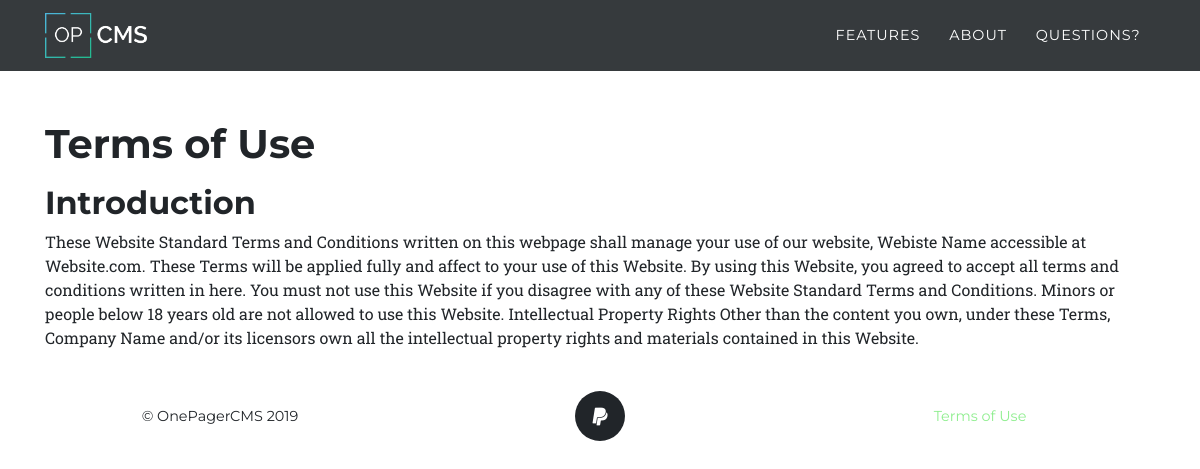
Page /pages/additionalpage.php?id=0 on the committed database.
### tables this page shows
CREATE TABLE settings
(
    id int PRIMARY KEY,
    setting VARCHAR(255),
    value TEXT
);

CREATE TABLE additionalPages
(
    id int PRIMARY KEY,
    title VARCHAR(40),
    content TEXT,
    showInFooter boolean
);

CREATE TABLE footer
(
    fid int PRIMARY KEY,
    custom TEXT,
    facebook_page VARCHAR(50),
    twitter_page VARCHAR(50),
    linkedin_page VARCHAR(50),
    custom_page varchar(100),
    copyright boolean
, custom_icon VARCHAR(30) NULL);

### database/connect.php (called while the page is built, shortened)
<?php
$datenbank = "../database/SQLiteDatabase.db";
?>

### database/SQLSettingActions.php (called while the page is built, shortened)
<?php
class SQLSettingActions
{
    public function getSettingValue($setting)
    {
        include '../database/connect.php';
        try {
            $select = $db->prepare('SELECT value FROM settings WHERE setting = :setting;');
            $select->bindValue(':setting', $setting);
            $select->execute();
            $value = $select->fetch();
            return $value[0];
        } catch (Exception $exception) {
            echo 'Something went wrong: ' . $exception->getMessage();
        }
    }
}

### database/SQLAdditionalPagesActions.php (called while the page is built, shortened)
<?php
class SQLAdditionalPagesActions
{
    public function getAllFooterPages()
    {
        include '../database/connect.php';
        try {
            $pages = $db->prepare('select * from additionalPages where showInFooter=:showInFooter ORDER BY title');
            $pages->bindValue(':showInFooter', 'on');
            $pages->execute();
            $all = $pages->fetchAll();
            return $all;
        } catch (Exception $exception) {
            echo 'Something went wrong: ' . $exception->getMessage();
        }
    }
    public function getPagesEntry($var, $id)
    {
        include '../database/connect.php';
        try {
            $selval = $db->prepare("SELECT $var FROM additionalPages WHERE id =:id;");
            $selval->bindValue(':id', $id);
            $selval->execute();
            $val = $selval->fetch();
            return $val[$var];
        } catch (Exception $exception) {
            echo 'Something went wrong: ' . $exception->getMessage();
        }
    }
}

### pages/additionalpage.php (the view, shortened to what this page needs)
<!DOCTYPE html>
<html lang="de">
<?php
include_once '../database/SQLAdditionalPagesActions.php';
include_once '../database/SQLSectionActions.php';
include_once '../database/SQLFooterActions.php';
$pagesActions = new SQLAdditionalPagesActions();
$sectionactions = new SQLSectionActions();
$footeractions = new SQLFooterActions();
$id = $_GET['id'] ?? null;
if ($id != null) {
    $title = $pagesActions->getPagesEntry('title', $id);
    $content = $pagesActions->getPagesEntry('content', $id);
}
require_once "inc/head.php";
?>
<body id="page-top">
<?php $sectionactions->showNavigation() ?>
<div class="container" style="margin-top:120px">
    <h1><?php echo $title ?></h1>
    <p>
        <?php echo $content ?>
    </p>
</div>
<?php $footeractions->showFooter() ?>
</body>
</html>

### database/SQLSectionActions.php (shortened to what this page needs)
<?php
include "../database/Contact.php";
include "../database/SQLSettingActions.php";
class SQLSectionActions implements ISectionActions
{
    public function getAllSections()
    {
        $secation_array = array();
        include '../database/connect.php';
        $prepare = $db->prepare('select * from sections order by position');
        $prepare->execute();
        $r = $prepare->fetchAll();
        foreach ($r as $iValue) {
            if ($iValue[1] === 'standard') {
                $selection = $this->getEntryFromStandardTable($iValue[2]);
                $superid = $this->getSuperIDForStandardEntry($selection[0]['specialid']);
                $standard = new Standard($selection[0][0], $iValue[3], $selection[0][2], $selection[0][3], $selection[0][4], $selection[0][5], $selection[0][6], $superid[0][0], $selection[0]['background']);
                $secation_array[] = $standard;
            }
            if ($iValue[1] === 'icons') {
                $selection = $this->getEntryFromIconsTable($iValue[2]);
                $iconArray = array(
                    $selection[0][6],
                    $selection[0][7],
                    $selection[0][8],
                    $selection[0][9],
                    $selection[0][10],
                    $selection[0][11],
                    $selection[0][12],
                    $selection[0][13],
                );
                $iconHeadlineArray = array(
                    $selection[0][14],
                    $selection[0][15],
                    $selection[0][16],
                    $selection[0][17],
                    $selection[0][18],
                    $selection[0][19],
                    $selection[0][20],
                    $selection[0][21],
                );
                $iconTextArray = array(
                    $selection[0][22],
                    $selection[0][23],
                    $selection[0][24],
                    $selection[0][25],
                    $selection[0][26],
                    $selection[0][27],
                    $selection[0][28],
                    $selection[0][29],
                );
                $superid = $this->getSuperIDForIconsEntry($selection[0]['specialid']);
                $icons = new Icons($selection[0][0], $iValue[3], $selection[0][2], $selection[0][3], $selection[0][4], $selection[0][5], $iconArray, $iconHeadlineArray, $iconTextArray, $superid[0]['id'], $selection[0]['background']);
                $secation_array[] = $icons;
            }
            if ($iValue[1] === 'contact') {
                $prepstandard = $db->prepare('select * from contact where specialid=:specialid');
                $prepstandard->bindValue(':specialid', $iValue[2]);
                $prepstandard->execute();
                $selection = $prepstandard->fetchAll();
                $superid = $this->getSuperIDForContactEntry($selection[0]['specialid']);
                $contact = new Contact($selection[0][0], $iValue[3], $selection[0][2], $selection[0][3], $selection[0][4], $selection[0][5], $selection[0][6], $selection[0][7], $selection[0][8], $selection[0][9], $selection[0][10], $superid[0]['id'], $selection[0]['background'], $selection[0]['receiverMail']);
                $secation_array[] = $contact;
            }
        }
        return $secation_array;
    }
    private function getEntryFromStandardTable($sid)
    {
        include '../database/connect.php';
        $prepstandard = $db->prepare('select * from standard where specialid=:specialid');
        $prepstandard->bindValue(':specialid', $sid);
        $prepstandard->execute();
        $selection = $prepstandard->fetchAll();
        return $selection;
    }
    private function getSuperIDForStandardEntry($sid)
    {
        include '../database/connect.php';
        $prepstandard = $db->prepare('select id from sections where specialid=:specialid AND type=:type');
        $prepstandard->bindValue(':specialid', $sid);
        $prepstandard->bindValue(':type', 'standard');
        $prepstandard->execute();
        $selection = $prepstandard->fetchAll();
        return $selection;
    }
    private function getSuperIDForIconsEntry($sid)
    {
        include '../database/connect.php';
        $prepstandard = $db->prepare('select id from sections where specialid=:specialid AND type=:type');
        $prepstandard->bindValue(':specialid', $sid);
        $prepstandard->bindValue(':type', 'icons');
        $prepstandard->execute();
        $selection = $prepstandard->fetchAll();
        return $selection;
    }
    private function getSuperIDForContactEntry($sid)
    {
        include '../database/connect.php';
        $prepstandard = $db->prepare('select id from sections where specialid=:specialid AND type=:type');
        $prepstandard->bindValue(':specialid', $sid);
        $prepstandard->bindValue(':type', 'contact');
        $prepstandard->execute();
        $selection = $prepstandard->fetchAll();
        return $selection;
    }
    private function getEntryFromIconsTable($sid)
    {
        include '../database/connect.php';
        $prepstandard = $db->prepare('select * from icons where specialid=:specialid');
        $prepstandard->bindValue(':specialid', $sid);
        $prepstandard->execute();
        $selection = $prepstandard->fetchAll();
        return $selection;
    }
    public function showNavigation()
    {
        $settingActions = new SQLSettingActions();
        $titles = $this->getAllTitles();
        $logo = $settingActions->getSettingValue('logo');
        $logoCSS = $settingActions->getSettingValue('logo_css');
        echo '
<nav class="navbar navbar-expand-lg navbar-dark fixed-top" id="mainNav">
    <div class="container">
        <a class="navbar-brand js-scroll-trigger" href="index.php#page-top"><img style=" ' . $logoCSS . '" src="' . $logo . '"></a>
        <button class="navbar-toggler navbar-toggler-right" type="button" data-toggle="collapse" data-target="#navbarResponsive" aria-controls="navbarResponsive" aria-expanded="false" aria-label="Toggle navigation">
            Menu
            <i class="fas fa-bars"></i>
        </button>
        <div class="collapse navbar-collapse" id="navbarResponsive">
            <ul class="navbar-nav text-uppercase ml-auto">';
        foreach ($titles as $iValue) {
            echo '<li class="nav-item">
                    <a class="nav-link js-scroll-trigger" href="index.php#' . $iValue . '">' . $iValue . '</a>
                </li>';
        }
        echo '</ul>
        </div>
    </div>
</nav>';
    }
    public function getAllTitles(): array
    {
        $titleArray = Array();
        $allSections = $this->getAllSections();
        foreach ($allSections as $iValue) {
            $titleArray[] = $iValue->getTitle();
        }
        return $titleArray;
    }
}

### database/SQLFooterActions.php (shortened to what this page needs)
<?php
class SQLFooterActions
{
    public function showFooter()
    {
        echo "
        <footer class=\"footer\">
    <div class=\"container\">
        <div class=\"row align-items-center\">
            <div class=\"col-md-4\">";
        echo ($this->getFooterEntry('copyright')) ? "<span class=\"copyright\">&copy; OnePagerCMS 2019</span>" : "";
        echo "
            </div>
            <div class=\"col-md-4\">
                <ul class=\"list-inline social-buttons\">";
        echo (strlen($this->getFooterEntry("custom_icon")) > 0 && strlen($this->getFooterEntry("custom_page")) > 0) ? "
                    <li class=\"list-inline-item\">
                        <a target='_blank' href=\"" . $this->getFooterEntry("custom_page") . "\">
                            <i class=\"" . $this->getFooterEntry('custom_icon') . "\" ></i>
                        </a>
                    </li>" : "";
        echo "
                </ul>
            </div>
            <div class=\"col-md-4\">
                <ul class=\"list-inline quicklinks\">
                ";
        include_once "../database/SQLAdditionalPagesActions.php";
        $pagesActions = new SQLAdditionalPagesActions();
        $footerPages = $pagesActions->getAllFooterPages();
        for ($i = 0; $i < sizeof($footerPages); $i++) {
            echo "
            <li class=\"list-inline-item\">
                <a href=\"additionalpage.php?id=" . $footerPages[$i]['id'] . "\">" . $footerPages[$i]['title'] . "</a>
            </li>
            ";
        }
        echo "
                </ul>
            </div>
        </div>
    </div>";
        echo "</footer>";
    }
    public function getFooterEntry($var)
    {
        include '../database/connect.php';
        try {
            $selval = $db->prepare("SELECT $var FROM footer WHERE fid =:fid;");
            $selval->bindValue(':fid', 0);
            $selval->execute();
            $val = $selval->fetch();
            return $val[$var];
        } catch (Exception $exception) {
            echo 'Something went wrong: ' . $exception->getMessage();
        }
    }
}

### rows in the picture
settings: value (picture)
additionalpages: content "Introduction These Website Standard Terms and Conditions written on this webpage shall manage your use of our website, Webiste Name accessible at Website.com. These Terms will be applied fully and affect to your use of this Website. By using this Website, you agreed to accept all terms and conditions written in here. You must not use this Website if you disagree with any of these Website Standard Terms and Conditions. Minors or people below 18 years old are not allowed to use this Website. Intellectual Property Rights Other than the content you own, under these Terms, Company Name and/or its licensors own all the intellectual property rights and materials contained in this Website.", title "Terms of Use"

### other values in the picture
$iValue "FEATURES"
$iValue "ABOUT"
$iValue "QUESTIONS?"
$title "Terms of Use"
